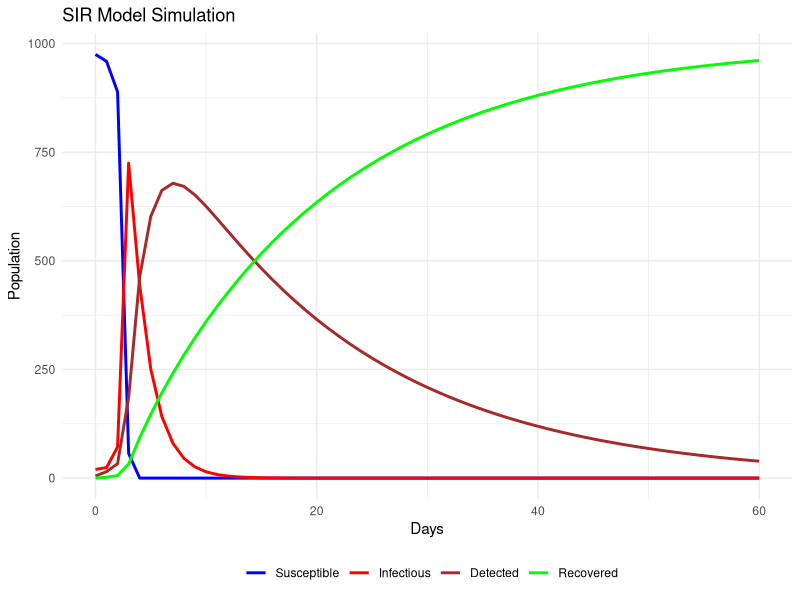

The R source for this figure:
## ---- chunk 1
knitr::opts_chunk$set(echo = TRUE)
## ---- chunk 2

library(deSolve)
library(ggplot2)
library(reshape2)
library(MASS)

## ---- chunk 3

# Define base parameters 
base_params <- c(
  beta = 0.00008,         # Transmission rate (source=https://www.frontiersin.org/journals/public-health/articles/10.3389/fpubh.2023.1101436/full)
  gamma_I = 0.07,        # Recovery rate for those who were infectious and remained on the general population
  sigma = 0.5,            #Detection rate
  gamma_Id = 0.056        # Recovery rate for thise who were detected
  
)

# Define initial state
initial_state <- c(
  S = 975,        # Susceptible
  I = 20,         # Infectious
  Id = 5,         #Detected population
  R = 0         # Recovered
)

# Define the time sequence for the first 2 years
times <- seq(0, 60, by = 1)

# Function to run the model
run_model <- function(params) {
  model <- function(t, state, parameters) {
    with(as.list(c(state, parameters)), {
      dS <- -beta * S * I*Id
      dI <- beta * S * I*Id - gamma_I * I - sigma*I
      dId <- sigma*I - gamma_Id *Id
      dR <- gamma_I * I + gamma_Id *Id
      
      return(list(c(dS, dI, dId, dR)))
    })
  }
  
  # Run the model
  output <- ode(y = initial_state, times = times, func = model, parms = params)
  
  return(as.data.frame(output))
}

# Run the model
output <- run_model(base_params)

output


# Rename columns for clarity
colnames(output) <- c("time", "Susceptible", "Infectious","Detected", "Recovered")

# Plot the results
ggplot(data = output, aes(x = time)) +
  geom_line(aes(y = Susceptible, color = "Susceptible"), size = 1) +
  geom_line(aes(y = Infectious, color = "Infectious"), size = 1) +
  geom_line(aes(y = Detected, color = "Detected"), size = 1) +
  geom_line(aes(y = Recovered, color = "Recovered"), size = 1) +
  labs(title = "SIR Model Simulation", x = "Days", y = "Population") +
  scale_color_manual("", 
                     breaks = c("Susceptible", "Infectious", "Detected","Recovered"),
                     values = c("blue", "red","brown", "green")) +
  theme_minimal() +
  theme(legend.position = "bottom")
